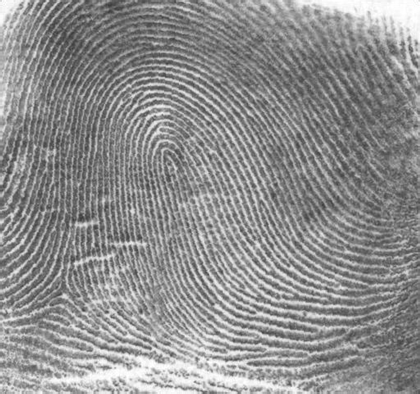
%> input picture CODE/FourierTransform/HighPassFilter/thumb_print.tif, 420 x 394 px, shrunk from 1026 x 962 before the run
$ octave thumb.m   (GNU Octave 9; MATLAB toolbox functions it lacks are replaced by stand-ins)
%> lines starting %> are read from the running program, lines starting %| are printed output that depends on the picture; in (x1, y1, x2, y2) boxes, pixels count from 0 and x2, y2 are one past the last pixel; in counts of white or black regions, pixels touching at a corner belong together; the program's own positions count from 1
%> further down, img1 is the input picture: size 394x420 uint8; min 59, max 255, mean 142.7
### CODE/FourierTransform/HighPassFilter/ideal_highpass_filter.m
% IDEAL_HIGHPASS_FILTER Applies an Ideal High-Pass Filter in frequency domain.
%
% Usage:
%   filtered_img = ideal_highpass_filter(input_img, D0)
%
% Parameters:
%   input_img : Grayscale image (uint8 or double)
%   D0        : Cutoff frequency (positive scalar)
%
% Returns:
%   filtered_img : Filtered image in spatial domain


function filtered_img = ideal_highpass_filter(input_img, D0)
%> called with D0 = 30

    % Convert to double if not already
    if ~isfloat(input_img)
        input_img = im2double(input_img);
    end

    [M, N] = size(input_img);
%> M = 394; N = 420

    % 1. FFT and center
    F = fft2(input_img);
    F_shifted = fftshift(F);

    % 2. Create Ideal High-Pass Filter Mask
    u = 0:M-1; v = 0:N-1;
%> after `u = 0:M-1`: u = 394 values from 0 to 393
%> after `v = 0:N-1`: v = 420 values from 0 to 419
    u = u - floor(M/2);
%> u = 394 values from -197 to 196
    v = v - floor(N/2);
%> v = 420 values from -210 to 209
    [U, V] = meshgrid(v, u);

    D = sqrt(U.^2 + V.^2);
    H = double(D > D0);  % High-pass filter: block low freq (<=D0)

    % 3. Apply filter
    G = F_shifted .* H;

    % 4. Inverse FFT
    G_unshifted = ifftshift(G);
    filtered_img = real(ifft2(G_unshifted));
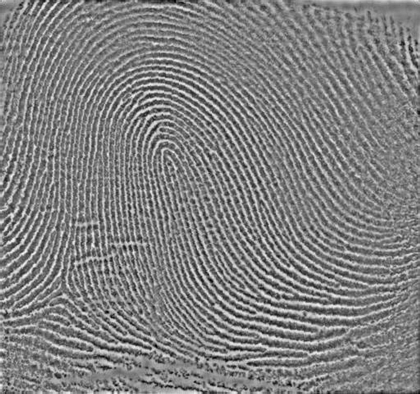
%> filtered_img: size 394x420 double; min -0.382, max 0.374, mean 0; drawn with min black and max white

end

### CODE/FourierTransform/HighPassFilter/thumb.m
% Read Image
img1 = imread("thumb_print.tif");
figure(1)
imshow(img1)
title("Original Image")

% Apply Ideal High-Pass Filter
img2 = ideal_highpass_filter(img1, 30);
figure(2)
imshow(img2)
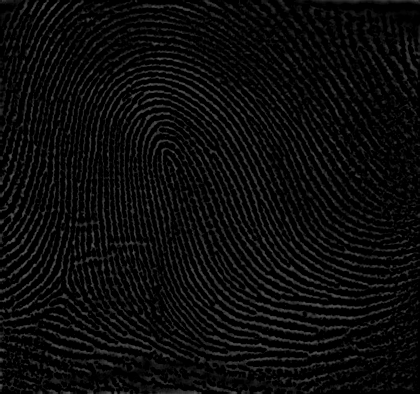
%> displayed picture: size 394x420, on the screen's scale of 0 to 255; min 0, max 95, mean 11.8
title("High-pass Filtered Image")

% Normalize the filtered image
img2_norm = mat2gray(img2);  % mat2gray() -> matrix to grey scale image

% Apply Thresholding using if-else
[m, n] = size(img2_norm);
%> m = 394
binary_img = zeros(m, n);

threshold = 0.5;

for i = 1:m
    for j = 1:n
        if img2_norm(i, j) > threshold
            binary_img(i, j) = 1;
        else
            binary_img(i, j) = 0;
        end
    end
end
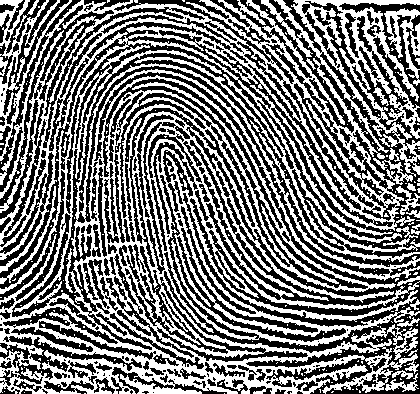
%> binary_img: size 394x420 double; values 0 (black) and 1 (white), 47.4% white; 275 white regions (249 under 20 px), largest, box (x1, y1, x2, y2) and area: (0, 0, 420, 394) 74415, (384, 8, 420, 86) 1034, (0, 186, 56, 284) 369

% Result
figure(3)
imshow(binary_img)
title('Binary Image')
